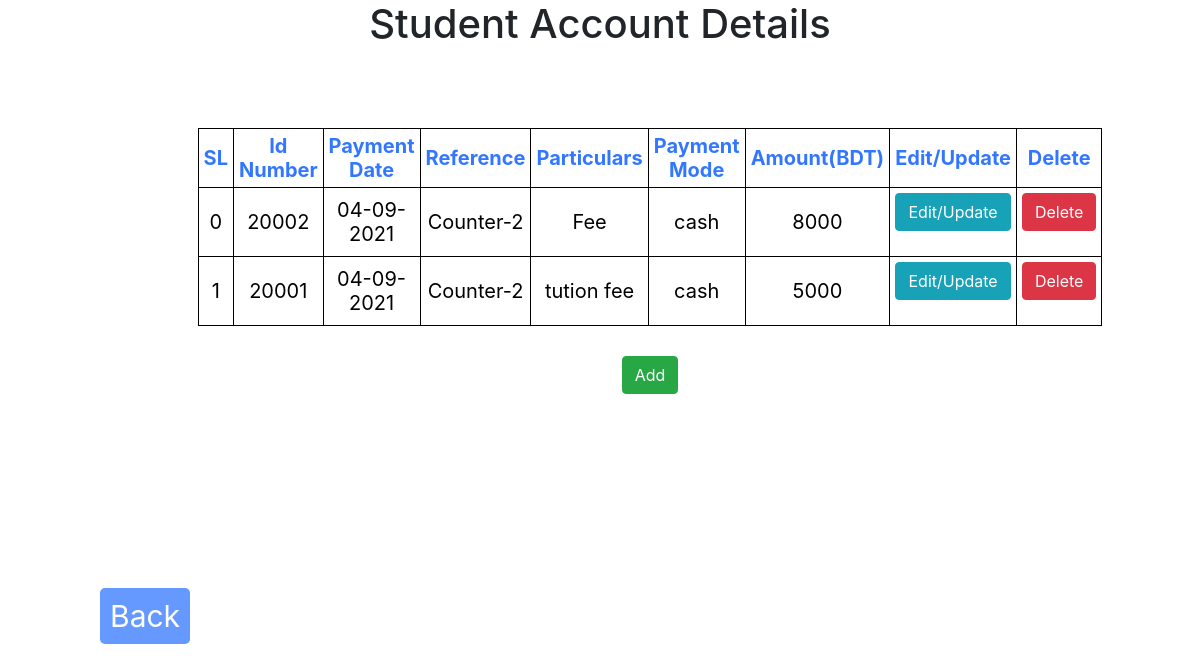
Page /student_account.php on the committed database.
### tables this page shows
CREATE TABLE `student_register` (
  `SL` int(11) NOT NULL,
  `id_number` int(255) NOT NULL,
  `image` blob NOT NULL,
  `username` varchar(255) NOT NULL,
  `id` int(255) NOT NULL,
  `birth_date` date NOT NULL,
  `email` varchar(255) NOT NULL,
  `address` text NOT NULL,
  `gender` varchar(11) NOT NULL,
  `phone` int(11) NOT NULL,
  `password` varchar(255) NOT NULL,
  `payment_date` varchar(11) NOT NULL,
  `reference` varchar(255) NOT NULL,
  `particulars` varchar(255) NOT NULL,
  `payment_mode` varchar(255) NOT NULL,
  `Amount_BDT` int(255) NOT NULL,
  `class_name` varchar(11) NOT NULL,
  `exam_name` varchar(255) NOT NULL,
  `bangla` int(255) NOT NULL,
  `english` int(255) NOT NULL,
  `math` int(255) NOT NULL,
  `science` int(255) NOT NULL,
  `bgs` int(255) NOT NULL,
  `religous` int(255) NOT NULL,
  `ict` int(255) NOT NULL
);

### student_account.php (the view, shortened to what this page needs)
<html>
<head>
  <link rel="stylesheet" href="https://maxcdn.bootstrapcdn.com/bootstrap/4.5.2/css/bootstrap.min.css">
</head>
<body>
<center>
<h1>Student Account Details</h1>
<br><br><br>
<div id="t02">
<table>
<thead>
<tr>
<th>SL</th>
<th>Id Number</th>
<th>Payment Date</th>
<th>Reference</th>
<th>Particulars</th>
<th>Payment Mode</th>
<th>Amount(BDT)</th>
<th>Edit/Update</th>
<th>Delete</th>
</tr>
</thead>
<?php
$servername="localhost" ;
$serveruser="root" ;
$serverpass="" ;
$DBname="aamsc" ;
$conn=mysqli_connect($servername , $serveruser , $serverpass , $DBname ) ;
 $sql= "select * from student_register";
 $result=$conn->query($sql) ;
while($row = mysqli_fetch_array($result))
  {
?>
  <tr>
  <td><?php echo $row['SL']; ?></td>
    <td><?php echo $row['id_number']; ?></td>
  <td><?php echo $row['payment_date']; ?></td>
  <td><?php echo $row['reference']; ?></td>
  <td><?php echo $row['particulars']; ?></td>
  <td><?php echo $row['payment_mode']; ?></td>
  <td><?php echo $row['Amount_BDT']; ?></td>
  <td>
       <form action = "student_account_edit.php" method = "post">
        <button type ="submit" name= "edit_btn"  class="btn btn-info">Edit/Update</button>
		</form>
  </td>
  <td>
     <form action = "student_account_delete.php" method = "post">
        <button type ="submit" name= "delete_btn"  class="btn btn-danger">Delete</button>
		</form>
  </td>
  </tr>
  <?php
  }
echo "</table>";
?>
		<form action = "student_account_add.php" method = "post" style="padding-top:30px;">
        <button type ="submit" name= "edit_btn"  class="btn btn-success">Add</button>
		</form>
	</div>
</center>
<div class="teacherpage">
	 <a href="admin4001.php">Back</a>
	 </div>
</body>
</html>

### student_account.php (style rules this page uses)
#t02 { padding-left:100px; }
#t02 table { width:800px; text-align:center; color:#3377ff; border: 1px solid black; border-collapse: collapse; }
#t02 tr { padding:5px; text-align:left; border: 1px solid black; border-collapse: collapse; text-align:center; }
#t02 td { padding:5px; font-size:20px; color:black; border: 1px solid black; border-collapse: collapse; text-align:center; }
#t02 th { padding:5px; font-size:20px; color:\black; border: 1px solid black; border-collapse: collapse; text-align:center; }
.teacherpage { text-align:left; margin-left: 100px; margin-top: 200px; }
.teacherpage a { padding:10px; background-color:#6699ff; border-radius:5px; font-size:30px; text-decoration: none; color:#fff; }

### rows in the picture
student_register: SL "0", id_number "20002", payment_date "04-09-2021", reference "Counter-2", particulars "Fee", payment_mode "cash", Amount_BDT "8000"
student_register: SL "1", id_number "20001", payment_date "04-09-2021", reference "Counter-2", particulars "tution fee", payment_mode "cash", Amount_BDT "5000"
